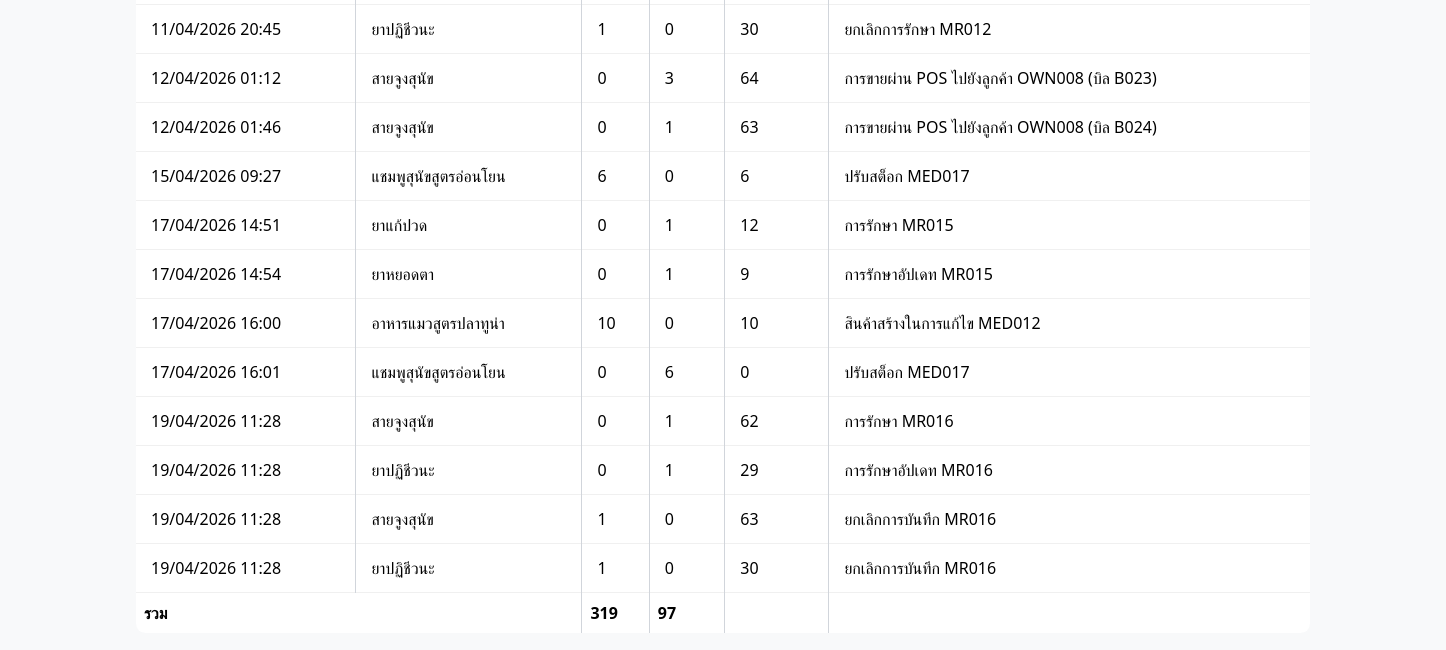
The app's page /reports/stock_ledger/ (signed in, lower part), older data.
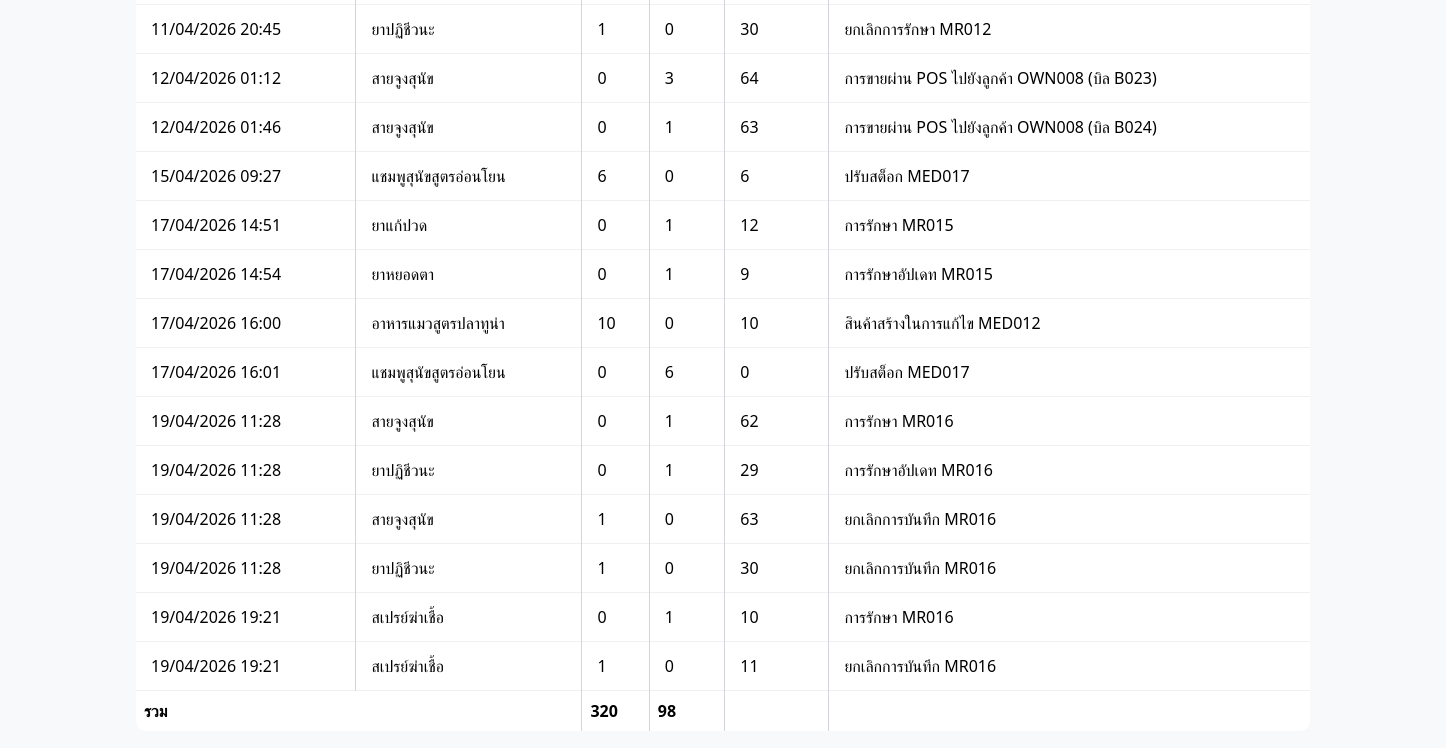
The same page, newer data.
### myapp/models.py (models this page shows)
class MedicineStockTransaction(models.Model):
    transaction_id = models.AutoField(primary_key=True)
    medicine_id = models.CharField(max_length=6)
    transaction_date = models.DateTimeField(auto_now_add=True)
    quantity_change = models.IntegerField()
    note = models.CharField(max_length=255, blank=True, null=True)
    class Meta:
        managed = True
        db_table = 'Medicine_Stock_Transaction'

class Medicines(models.Model):
    TYPE_CHOICES = [
        ('ยา', 'ยา (Medicines)'),
        ('วัคซีน', 'วัคซีน (Vaccines)'),
        ('อาหารสัตว์', 'อาหารสัตว์ (Pet Food)'),
        ('อาหารเสริม', 'อาหารเสริม (Supplements)'),
        ('ผลิตภัณฑ์ดูแลสัตว์', 'ผลิตภัณฑ์ดูแลสัตว์ (Pet Care)'),
        ('อุปกรณ์สัตว์เลี้ยง', 'อุปกรณ์สัตว์เลี้ยง (Accessories)'),
    ]
    medicine_id = models.CharField(primary_key=True, max_length=6)
    supplier = models.ForeignKey('Suppliers', models.DO_NOTHING)
    medicine_name = models.CharField(max_length=100)
    type = models.CharField(max_length=50, choices=TYPE_CHOICES, blank=True, null=True)
    price = models.DecimalField(max_digits=10, decimal_places=2, blank=True, null=True)
    class Meta:
        managed = True
        db_table = 'Medicines'

### myapp/views.py (the view, shortened to what this page needs)
# urls.py: path('reports/stock_ledger/', views.report_stock_ledger, name='report_stock_ledger'),
@login_required
def report_stock_ledger(request):
    start_date_str = request.GET.get('start_date', '').strip()
    end_date_str = request.GET.get('end_date', '').strip()
    medicine_id = request.GET.get('medicine')
    reconcile_stock_from_transactions()
    txns = MedicineStockTransaction.objects.all().order_by('transaction_date')
    if medicine_id:
        txns = txns.filter(medicine_id=medicine_id)
    medicines = Medicines.objects.all()
    ledger = []
    balance_by_med = {}
    total_inbound = 0
    total_outbound = 0
    medicine_names = {m.medicine_id: m.medicine_name for m in medicines}
    for t in txns.order_by('transaction_date'):
        mid = t.medicine_id
        balance_by_med[mid] = balance_by_med.get(mid, 0) + (t.quantity_change or 0)
        inbound = t.quantity_change if t.quantity_change > 0 else 0
        outbound = abs(t.quantity_change) if t.quantity_change < 0 else 0
        total_inbound += inbound
        total_outbound += outbound
        ledger.append({
            'date': t.transaction_date,
            'medicine': medicine_names.get(mid, mid),
            'inbound': inbound,
            'outbound': outbound,
            'balance': balance_by_med[mid],
            'note': t.note
        })
    current_balance_rows = []
    reconcile_stock_from_transactions()
    for stock in MedicineStock.objects.select_related('medicine').all():
        current_balance_rows.append({
            'medicine': stock.medicine.medicine_name,
            'qty': stock.quantity or 0
        })
    current_total_stock = MedicineStock.objects.aggregate(total=Sum('quantity'))['total'] or 0
    return render(request, 'report_stock_ledger.html', {
        'ledger': ledger,
        'medicines': medicines,
        'start_date': start_date_str,
        'end_date': end_date_str,
        'medicine_id': medicine_id,
        'current_balance_rows': current_balance_rows,
        'total_inbound': total_inbound,
        'total_outbound': total_outbound,
        'total_stock': current_total_stock,
    })

### myapp/context_processors.py (called while the page is built, shortened)
def user_role(request):
    role = None
    if request.user.is_authenticated:
        if request.user.is_superuser:
            role = 'admin'
    return {'user_role': role}

### myapp/views.py (called while the page is built)
def reconcile_stock_from_transactions():
    tx_sums = MedicineStockTransaction.objects.values('medicine_id').annotate(total=Sum('quantity_change'))
    for row in tx_sums:
        med_id = row['medicine_id']
        qty = row['total'] or 0
        stock = MedicineStock.objects.filter(medicine_id=med_id).first()
        if stock:
            if stock.quantity != qty:
                stock.quantity = qty
                stock.save()
        else:
            MedicineStock.objects.create(
                stock_id=str(uuid.uuid4())[:6],
                medicine_id=med_id,
                quantity=qty
            )

### myapp/templates/report_stock_ledger.html (shortened to what this page needs)
{% extends 'base.html' %}
{% block content %}
<table class="table table-bordered">
<tbody>
    {% for row in ledger %}
    <tr>
        <td>{{ row.date|date:'d/m/Y H:i' }}</td>
        <td>{{ row.medicine }}</td>
        <td>{{ row.inbound }}</td>
        <td>{{ row.outbound }}</td>
        <td>{{ row.balance }}</td>
        <td>{{ row.note }}</td>
    </tr>
    {% empty %}
    <tr>
        <td colspan="6" class="text-center">ไม่พบรายการในบัญชีสต็อก</td>
    </tr>
    {% endfor %}
</tbody>
<tfoot>
    <tr>
        <th colspan="2">รวม</th>
        <th>{{ total_inbound }}</th>
        <th>{{ total_outbound }}</th>
        <th></th>
        <th></th>
    </tr>
</tfoot>
</table>
{% endblock %}

### myapp/templates/base.html (shortened to what this page needs)
<!DOCTYPE html>
<html>
<head>
    {% load static %}
    <link href="https://cdn.jsdelivr.net/npm/bootstrap@5.3.2/dist/css/bootstrap.min.css" rel="stylesheet">
    <link rel="stylesheet" href="{% static 'css/style.css' %}">
</head>
<body class="bg-light">
<div class="container mt-4">
{% block content %}
{% endblock %}
</div>
</body>
</html>

### myapp/static/css/style.css (style rules this page uses)
body { background: #f5f7fb; color: #1f2937; }
.card, .table { border-radius: 0.65rem; }
body { animation: fadeInBody 0.5s ease-in-out; }
.table { transition: all 0.3s ease; }
.table { margin-top: 20px; border-radius: 0.65rem; overflow: hidden; }
.table.table-bordered { border: 1px solid #d1d5db; }

### myapp/templates/base.html (style rules this page uses)
.container { max-width: 1200px; }

Row changes from the older to the newer data that the page shows:
added MedicineStockTransaction: date "19/04/2026 19:21", note "การรักษา MR016"
now on this page (row unchanged): Medicines: medicine "สเปรย์ฆ่าเชื้อ" "สเปรย์ฆ่าเชื้อ"
added MedicineStockTransaction: date "19/04/2026 19:21", note "ยกเลิกการบันทึก MR016"
Text that changed along with them:
{{ total_inbound }}: "319" → "320"
{{ total_outbound }}: "97" → "98"
new list line: "0 1 10"
new list line: "1 0 11"
